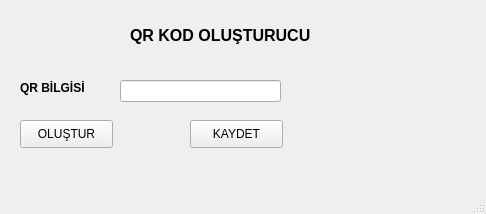
<?xml version="1.0" encoding="UTF-8"?>
<ui version="4.0">
 <class>MainWindow</class>
 <widget class="QMainWindow" name="MainWindow">
  <property name="geometry">
   <rect>
    <x>0</x>
    <y>0</y>
    <width>486</width>
    <height>214</height>
   </rect>
  </property>
  <property name="windowTitle">
   <string>MainWindow</string>
  </property>
  <widget class="QWidget" name="centralwidget">
   <widget class="QLabel" name="label">
    <property name="geometry">
     <rect>
      <x>130</x>
      <y>20</y>
      <width>231</width>
      <height>31</height>
     </rect>
    </property>
    <property name="font">
     <font>
      <pointsize>12</pointsize>
      <weight>75</weight>
      <bold>true</bold>
     </font>
    </property>
    <property name="text">
     <string>QR KOD OLUŞTURUCU</string>
    </property>
   </widget>
   <widget class="QLabel" name="label_2">
    <property name="geometry">
     <rect>
      <x>20</x>
      <y>80</y>
      <width>91</width>
      <height>16</height>
     </rect>
    </property>
    <property name="font">
     <font>
      <pointsize>9</pointsize>
      <weight>75</weight>
      <bold>true</bold>
     </font>
    </property>
    <property name="text">
     <string>QR BİLGİSİ</string>
    </property>
   </widget>
   <widget class="QLineEdit" name="lineEdit">
    <property name="geometry">
     <rect>
      <x>120</x>
      <y>80</y>
      <width>161</width>
      <height>22</height>
     </rect>
    </property>
   </widget>
   <widget class="QPushButton" name="pushButton">
    <property name="geometry">
     <rect>
      <x>190</x>
      <y>120</y>
      <width>93</width>
      <height>28</height>
     </rect>
    </property>
    <property name="text">
     <string>KAYDET</string>
    </property>
   </widget>
   <widget class="QPushButton" name="pushButton_2">
    <property name="geometry">
     <rect>
      <x>20</x>
      <y>120</y>
      <width>93</width>
      <height>28</height>
     </rect>
    </property>
    <property name="text">
     <string>OLUŞTUR</string>
    </property>
   </widget>
   <widget class="QLabel" name="label_3">
    <property name="geometry">
     <rect>
      <x>300</x>
      <y>60</y>
      <width>121</width>
      <height>121</height>
     </rect>
    </property>
    <property name="text">
     <string/>
    </property>
    <property name="pixmap">
     <pixmap>../QR.png</pixmap>
    </property>
    <property name="scaledContents">
     <bool>true</bool>
    </property>
   </widget>
  </widget>
  <widget class="QStatusBar" name="statusbar"/>
 </widget>
 <resources/>
 <connections/>
</ui>
